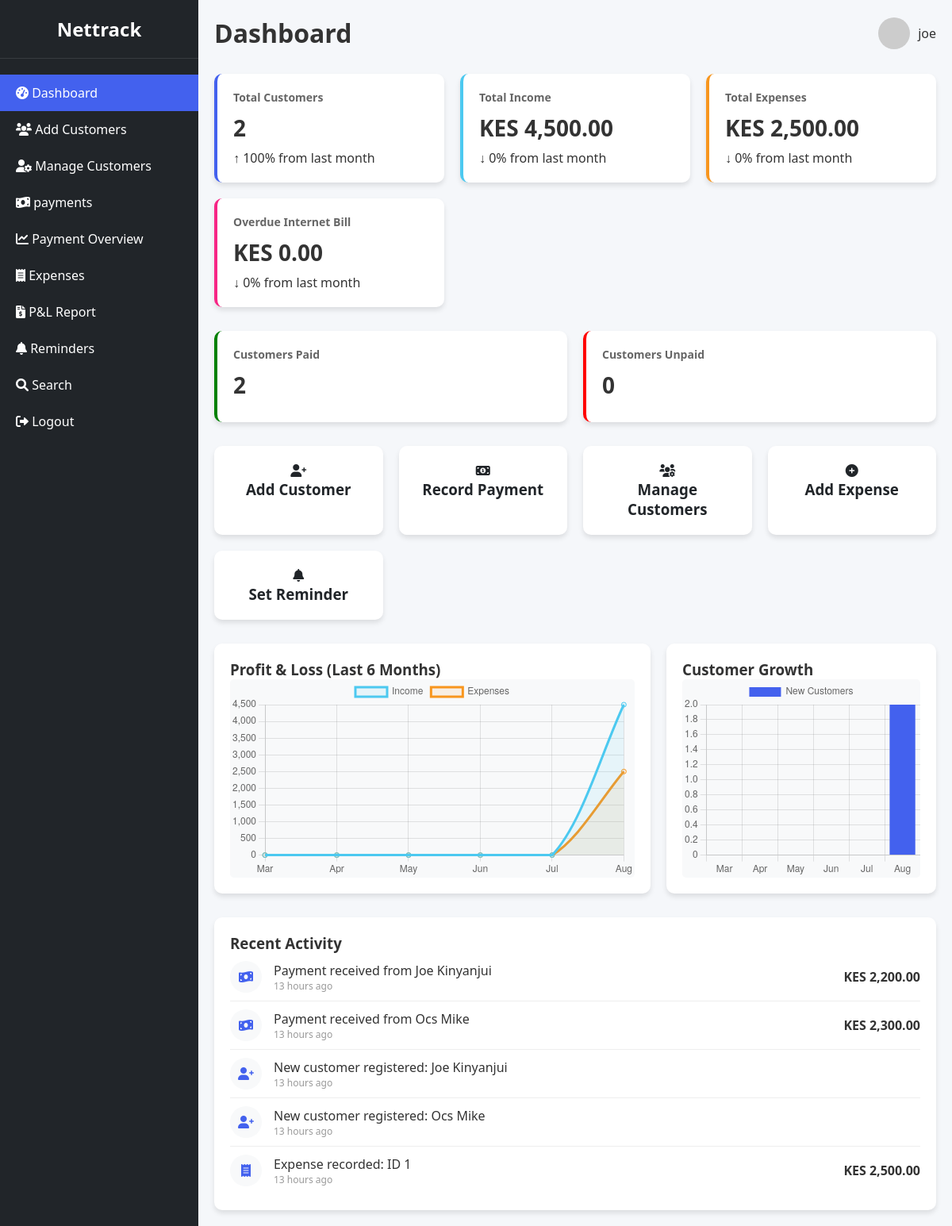
The app's page /dashboard.php (signed in) with its own data.
### tables this page shows
CREATE TABLE `payments` (
  `id` int(11) NOT NULL,
  `customer_id` int(11) NOT NULL,
  `amount` decimal(10,2) NOT NULL,
  `date_paid` date NOT NULL,
  `method` varchar(20) DEFAULT NULL,
  `remarks` varchar(100) DEFAULT NULL,
  `bill_type` enum('customer','internet') DEFAULT 'customer'
);

CREATE TABLE `expenses` (
  `id` int(11) NOT NULL,
  `expense_name` varchar(100) NOT NULL,
  `amount` decimal(10,2) NOT NULL,
  `date` date NOT NULL
);

### dashboard.php (the view, shortened to what this page needs)
<?php
require_once 'session.php';
function safeQuery($conn, $sql) {
    $res = $conn->query($sql);
    return $res;
}
function singleValue($conn, $sql) {
    $res = safeQuery($conn, $sql);
    if ($res && $row = $res->fetch_assoc()) {
        return $row['total'] ?? 0;
    }
    return 0;
}
function columnExists($conn, $table, $column) {
    $db = $conn->real_escape_string($conn->query("SELECT DATABASE()")->fetch_array()[0]);
    $table_e = $conn->real_escape_string($table);
    $column_e = $conn->real_escape_string($column);
    $sql = "SELECT 1 FROM INFORMATION_SCHEMA.COLUMNS WHERE TABLE_SCHEMA = '$db' AND TABLE_NAME = '$table_e' AND COLUMN_NAME = '$column_e' LIMIT 1";
    $res = safeQuery($conn, $sql);
    return ($res && $res->num_rows > 0);
}
$totalCustomers = $conn->query("SELECT COUNT(*) AS total FROM customers")->fetch_assoc()['total'];
$paidCustomers = $conn->query("
    SELECT COUNT(DISTINCT customer_id) AS paid
    FROM payments
    WHERE bill_type='internet'
      AND date_paid >= DATE_SUB(CURDATE(), INTERVAL 30 DAY)
")->fetch_assoc()['paid'];
$unpaidCustomers = $totalCustomers - $paidCustomers;
$totalCustomers = singleValue($conn, "SELECT COUNT(*) AS total FROM customers");
$totalIncome    = singleValue($conn, "SELECT SUM(amount) AS total FROM payments");
$totalExpenses  = singleValue($conn, "SELECT SUM(amount) AS total FROM expenses");
$overdueAmount = 0;
if (columnExists($conn, 'payments', 'date_paid')) {
$overdueAmount = singleValue($conn, "
    SELECT SUM(amount) AS total
    FROM payments
    WHERE bill_type='internet' AND date_paid <= DATE_SUB(CURDATE(), INTERVAL 30 DAY)
");
}
$recentActivities = [];
$paymentsDateCol = columnExists($conn, 'payments', 'date_paid') ? 'date_paid' : null;
$sqlPayments = "
    SELECT p.id, p.amount, p.customer_id, " . ($paymentsDateCol ? "p.$paymentsDateCol AS time_col," : "NULL AS time_col,") . "
           COALESCE(c.name, 'Unknown') AS customer_name,
           " . (columnExists($conn, 'payments', 'method') ? "p.method" : "NULL") . " AS method,
           " . (columnExists($conn, 'payments', 'remarks') ? "p.remarks" : "NULL") . " AS remarks
    FROM payments p
    LEFT JOIN customers c ON p.customer_id = c.id
    ORDER BY " . ($paymentsDateCol ? "p.$paymentsDateCol DESC" : "p.id DESC") . "
    LIMIT 6
";
$resPayments = safeQuery($conn, $sqlPayments);
if ($resPayments) {
    while ($r = $resPayments->fetch_assoc()) {
        $recentActivities[] = [
            'type' => 'payment',
            'message' => "Payment received from {$r['customer_name']}",
            'time' => $r['time_col'] ?? date('Y-m-d H:i:s'),
            'amount' => $r['amount'] ?? 0
        ];
    }
}
$customerTimeCol = null;
foreach (['start_date','created_at','date_created','date'] as $cCol) {
    if (columnExists($conn, 'customers', $cCol)) { $customerTimeCol = $cCol; break; }
}
$sqlCustomers = "SELECT id, name" . ($customerTimeCol ? ", $customerTimeCol AS time_col" : ", NULL AS time_col") . " FROM customers ORDER BY " . ($customerTimeCol ? "$customerTimeCol DESC" : "id DESC") . " LIMIT 6";
$resCustomers = safeQuery($conn, $sqlCustomers);
if ($resCustomers) {
    while ($r = $resCustomers->fetch_assoc()) {
        $recentActivities[] = [
            'type' => 'customer',
            'message' => "New customer registered: {$r['name']}",
            'time' => $r['time_col'] ?? date('Y-m-d H:i:s')
        ];
    }
}
$expenseTimeCol = null;
foreach (['date_created','created_at','date'] as $eCol) {
    if (columnExists($conn, 'expenses', $eCol)) { $expenseTimeCol = $eCol; break; }
}
$expenseDescCol = columnExists($conn, 'expenses', 'description') ? 'description' : null;
$sqlExpenses = "SELECT id, amount" . ($expenseTimeCol ? ", $expenseTimeCol AS time_col" : ", NULL AS time_col") . ($expenseDescCol ? ", $expenseDescCol AS desc_col" : "") . " FROM expenses ORDER BY " . ($expenseTimeCol ? "$expenseTimeCol DESC" : "id DESC") . " LIMIT 6";
$resExpenses = safeQuery($conn, $sqlExpenses);
if ($resExpenses) {
    while ($r = $resExpenses->fetch_assoc()) {
        $msg = $expenseDescCol ? "Expense recorded: {$r['desc_col']}" : "Expense recorded: ID {$r['id']}";
        $recentActivities[] = [
            'type' => 'expense',
            'message' => $msg,
            'time' => $r['time_col'] ?? date('Y-m-d H:i:s'),
            'amount' => $r['amount'] ?? 0
        ];
    }
}
usort($recentActivities, function($a,$b){
    return strtotime($b['time'] ?? '1970-01-01 00:00:00') - strtotime($a['time'] ?? '1970-01-01 00:00:00');
});
$recentActivities = array_slice($recentActivities, 0, 5);
$labels = [];
$incomeSeries = [];
$expenseSeries = [];
$customerSeries = [];
for ($i = 5; $i >= 0; $i--) {
    $dt = new DateTime("first day of -$i month");
    $label = $dt->format('M');
    $ymStart = $dt->format('Y-m-01');
    $ymEnd = $dt->format('Y-m-t');
    $labels[] = $label;
    $sqlInc = columnExists($conn, 'payments', 'date_paid')
        ? "SELECT SUM(amount) AS total FROM payments WHERE date_paid BETWEEN '$ymStart' AND '$ymEnd'"
        : "SELECT SUM(amount) AS total FROM payments";
    $incomeSeries[] = (float) singleValue($conn, $sqlInc);
    $expenseDateCol = null;
    foreach (['date_created','created_at','date'] as $c) if (columnExists($conn,'expenses',$c)) { $expenseDateCol = $c; break; }
    $sqlExp = $expenseDateCol
        ? "SELECT SUM(amount) AS total FROM expenses WHERE $expenseDateCol BETWEEN '$ymStart' AND '$ymEnd'"
        : "SELECT SUM(amount) AS total FROM expenses";
    $expenseSeries[] = (float) singleValue($conn, $sqlExp);
    if ($customerTimeCol) {
        $sqlCus = "SELECT COUNT(*) AS total FROM customers WHERE $customerTimeCol BETWEEN '$ymStart' AND '$ymEnd'";
    } else {
        $sqlCus = "SELECT 0 AS total";
    }
    $customerSeries[] = (int) singleValue($conn, $sqlCus);
}
$customerChange = ($totalCustomers > 0) ? round(($totalCustomers/ max(1,($totalCustomers-10)) - 1)*100, 1) : 0;
$incomeChange = 0; $expenseChange = 0; $overdueChange = 0;
if (!function_exists('time_elapsed_string')) {
    function time_elapsed_string($datetime, $full = false) {
        try {
            $now = new DateTime;
            $ago = new DateTime($datetime);
        } catch (Exception $e) {
            return 'just now';
        }
        $diff = $now->diff($ago);
        $diff->w = floor($diff->d / 7);
        $diff->d -= $diff->w * 7;
        $string = array('y'=>'year','m'=>'month','w'=>'week','d'=>'day','h'=>'hour','i'=>'minute','s'=>'second');
        foreach ($string as $k=>&$v) {
            if ($diff->$k) $v = $diff->$k . ' ' . $v . ($diff->$k > 1 ? 's' : '');
            else unset($string[$k]);
        }
        if (!$full) $string = array_slice($string, 0, 1);
        return $string ? implode(', ', $string) . ' ago' : 'just now';
    }
}
?>
<!DOCTYPE html>
<html lang="en">
<head>
    <link rel="stylesheet" href="https://cdnjs.cloudflare.com/ajax/libs/font-awesome/6.0.0/css/all.min.css">
</head>
<body>
<div class="dashboard">
    <div class="sidebar">
        <div class="logo"><h2>Nettrack</h2></div>
        <div class="nav-menu">
            <a href="dashboard.php" class="nav-item active"><i class="fas fa-tachometer-alt"></i> Dashboard</a>
            <a href="customer_reg.php" class="nav-item"><i class="fas fa-users"></i> Add Customers</a>
            <a href="customer_management.php" class="nav-item"><i class="fas fa-user-cog"></i> Manage Customers</a>
            <a href="payments.php" class="nav-item"><i class="fas fa-money-bill-wave"></i> payments</a>
            <a href="payment_overview.php" class="nav-item"><i class="fas fa-chart-line"></i> Payment Overview</a>
            <a href="expense_form.php" class="nav-item"><i class="fas fa-receipt"></i> Expenses</a>
            <a href="pl_report.php" class="nav-item"><i class="fas fa-file-invoice-dollar"></i> P&L Report</a>
            <a href="reminder.php" class="nav-item"><i class="fas fa-bell"></i> Reminders</a>
            <a href="search.php" class="nav-item"><i class="fas fa-search"></i> Search</a>
            <a href="logout.php" class="nav-item"><i class="fas fa-sign-out-alt"></i> Logout</a>
        </div>
    </div>
    <div class="main-content">
        <div class="header">
            <h1>Dashboard</h1>
            <div class="user-profile">
                <img src="https://via.placeholder.com/40" alt="User">
                <span><?= htmlspecialchars($_SESSION['username'] ?? 'User') ?></span>
            </div>
        </div>
        <div class="stats-container">
            <div class="stat-card customers">
                <h3>Total Customers</h3>
                <div class="value"><?= number_format($totalCustomers) ?></div>
                <div class="trend"><?= $customerChange > 0 ? '↑' : '↓' ?> <?= abs($customerChange) ?>% from last month</div>
            </div>
            <div class="stat-card income">
                <h3>Total Income</h3>
                <div class="value">KES <?= number_format($totalIncome,2) ?></div>
                <div class="trend"><?= $incomeChange > 0 ? '↑' : '↓' ?> <?= abs($incomeChange) ?>% from last month</div>
            </div>
            <div class="stat-card expenses">
                <h3>Total Expenses</h3>
                <div class="value">KES <?= number_format($totalExpenses,2) ?></div>
                <div class="trend"><?= $expenseChange > 0 ? '↑' : '↓' ?> <?= abs($expenseChange) ?>% from last month</div>
            </div>
            <div class="stat-card overdue">
                <h3>Overdue Internet Bill</h3>
                <div class="value">KES <?= number_format($overdueAmount,2) ?></div>
                <div class="trend"><?= $overdueChange > 0 ? '↑' : '↓' ?> <?= abs($overdueChange) ?>% from last month</div>
            </div>
        </div>
        <div class="stats-container">
            <div class="stat-card" style="border-left:4px solid green">
                <h3>Customers Paid</h3>
                <div class="value"><?= $paidCustomers ?></div>
            </div>
            <div class="stat-card" style="border-left:4px solid red">
                <h3>Customers Unpaid</h3>
                <div class="value"><?= $unpaidCustomers ?></div>
            </div>
        </div>
        <div class="quick-actions">
            <a href="customer_reg.php" class="action-card"><i class="fas fa-user-plus"></i><h3>Add Customer</h3></a>
            <a href="payments.php" class="action-card"><i class="fas fa-money-bill-alt"></i><h3>Record Payment</h3></a>
             <a href="customer_management.php" class="action-card"><i class="fas fa-users-cog"></i><h3>Manage Customers</h3></a>
            <a href="expense_form.php" class="action-card"><i class="fas fa-plus-circle"></i><h3>Add Expense</h3></a>
            <a href="reminder.php" class="action-card"><i class="fas fa-bell"></i><h3>Set Reminder</h3></a>
        </div>
        <div class="charts-container">
            <div class="chart-card">
                <h3>Profit & Loss (Last 6 Months)</h3>
                <div class="chart-placeholder"><canvas id="plChart"></canvas></div>
            </div>
            <div class="chart-card">
                <h3>Customer Growth</h3>
                <div class="chart-placeholder"><canvas id="growthChart"></canvas></div>
            </div>
        </div>
        <div class="recent-activity">
            <h3>Recent Activity</h3>
            <?php if (empty($recentActivities)): ?>
                <p>No recent activity.</p>
            <?php else: ?>
                <?php foreach ($recentActivities as $act): ?>
                    <div class="activity-item">
                        <i class="<?php
                            echo ($act['type'] === 'payment') ? 'fas fa-money-bill-wave' :
                                 (($act['type'] === 'customer') ? 'fas fa-user-plus' : 'fas fa-receipt');
                        ?>"></i>
                        <div class="activity-info">
                            <p><?= htmlspecialchars($act['message']) ?></p>
                            <p class="activity-time"><?= htmlspecialchars(time_elapsed_string($act['time'])) ?></p>
                        </div>
                        <?php if (isset($act['amount'])): ?>
                            <div class="amount">KES <?= number_format($act['amount'],2) ?></div>
                        <?php endif; ?>
                    </div>
                <?php endforeach; ?>
            <?php endif; ?>
        </div>
    </div>
</div>
<script>
document.addEventListener('DOMContentLoaded', function() {
    const plChart = new Chart(document.getElementById('plChart'), {
        type: 'line',
        data: {
            labels: <?= json_encode($labels) ?>,
            datasets: [
                { label: 'Income', data: <?= json_encode($incomeSeries) ?>, borderColor:'#4cc9f0', backgroundColor:'rgba(76,201,240,0.1)', tension:0.3, fill:true },
                { label: 'Expenses', data: <?= json_encode($expenseSeries) ?>, borderColor:'#f8961e', backgroundColor:'rgba(248,150,30,0.1)', tension:0.3, fill:true }
            ]
        },
        options: { responsive:true, maintainAspectRatio:false, scales:{ y:{ beginAtZero:true } } }
    });
    const growthChart = new Chart(document.getElementById('growthChart'), {
        type: 'bar',
        data: {
            labels: <?= json_encode($labels) ?>,
            datasets: [{ label:'New Customers', data: <?= json_encode($customerSeries) ?>, backgroundColor:'#4361ee' }]
        },
        options: { responsive:true, maintainAspectRatio:false, scales:{ y:{ beginAtZero:true } } }
    });
});
</script>
</body>
</html>

### dashboard.php (style rules this page uses)
:root { --primary:#4361ee;--secondary:#3f37c9;--success:#4cc9f0;--danger:#f72585;--warning:#f8961e;--light:#f8f9fa;--dark:#212529 }
* { margin:0;padding:0;box-sizing:border-box;font-family:'Segoe UI',Tahoma, Geneva, Verdana, sans-serif; }
body { background-color:#f5f7fa;color:#333 }
.dashboard { display:grid;grid-template-columns:250px 1fr;min-height:100vh }
.sidebar { background:var(--dark);color:#fff;padding:20px 0 }
.logo { padding:0 20px 20px;border-bottom:1px solid rgba(255,255,255,0.1);text-align:center }
.nav-menu { margin-top:20px }
.nav-item { display:block;padding:12px 20px;color:#fff;text-decoration:none }
.nav-item.active { background:var(--primary) }
.main-content { padding:20px }
.header { display:flex;justify-content:space-between;align-items:center;margin-bottom:30px }
.user-profile { display:flex;align-items:center }
.user-profile img { width:40px;height:40px;border-radius:50%;margin-right:10px }
.stats-container { display:grid;grid-template-columns:repeat(auto-fit,minmax(250px,1fr));gap:20px;margin-bottom:30px }
.stat-card { background:#fff;border-radius:10px;padding:20px;box-shadow:0 4px 6px rgba(0,0,0,0.1) }
.stat-card h3 { color:#666;font-size:14px;margin-bottom:10px }
.stat-card .value { font-size:28px;font-weight:700;margin-bottom:8px }
.stat-card.customers { border-left:4px solid var(--primary) }
.stat-card.income { border-left:4px solid var(--success) }
.stat-card.expenses { border-left:4px solid var(--warning) }
.stat-card.overdue { border-left:4px solid var(--danger) }
.quick-actions { display:grid;grid-template-columns:repeat(auto-fit,minmax(200px,1fr));gap:20px;margin-bottom:30px }
.action-card { background:#fff;border-radius:10px;padding:20px;text-align:center;box-shadow:0 4px 6px rgba(0,0,0,0.1);text-decoration:none;color:var(--dark) }
.charts-container { display:grid;grid-template-columns:2fr 1fr;gap:20px;margin-bottom:30px }
.chart-card,.recent-activity { background:#fff;border-radius:10px;padding:20px;box-shadow:0 4px 6px rgba(0,0,0,0.1) }
.chart-placeholder { height:250px;background:#f8f9fa;border-radius:5px;display:flex;align-items:center;justify-content:center;color:#999 }
.recent-activity .activity-item { display:flex;align-items:center;padding:10px 0;border-bottom:1px solid #eee }
.recent-activity .activity-item:last-child { border-bottom:none }
.recent-activity .activity-item i { width:40px;height:40px;border-radius:50%;background:#f8f9fa;display:flex;align-items:center;justify-content:center;margin-right:15px;color:var(--primary) }
.activity-info { flex:1 }
.activity-time { color:#999;font-size:12px }
.amount { font-weight:700 }

### records on screen
payments: message "Payment received from Joe Kinyanjui", date_paid "13 hours ago", amount "2,200.00"
payments: message "Payment received from Ocs Mike", date_paid "13 hours ago", amount "2,300.00"
expenses: message "Expense recorded: ID 1", date "13 hours ago", amount "2,500.00"

### other values on screen
$_SESSION['username'] "joe"
$totalCustomers "2"
abs($customerChange) "100"
$totalIncome "4,500.00"
abs($incomeChange) "0"
$totalExpenses "2,500.00"
abs($expenseChange) "0"
$overdueAmount "0.00"
abs($overdueChange) "0"
$paidCustomers "2"
$unpaidCustomers "0"
$act['message'] "New customer registered: Joe Kinyanjui"
time_elapsed_string($act['time']) "13 hours ago"
$act['message'] "New customer registered: Ocs Mike"
chart data {{ json_encode($labels) }} ["Mar","Apr","May","Jun","Jul","Aug"]
